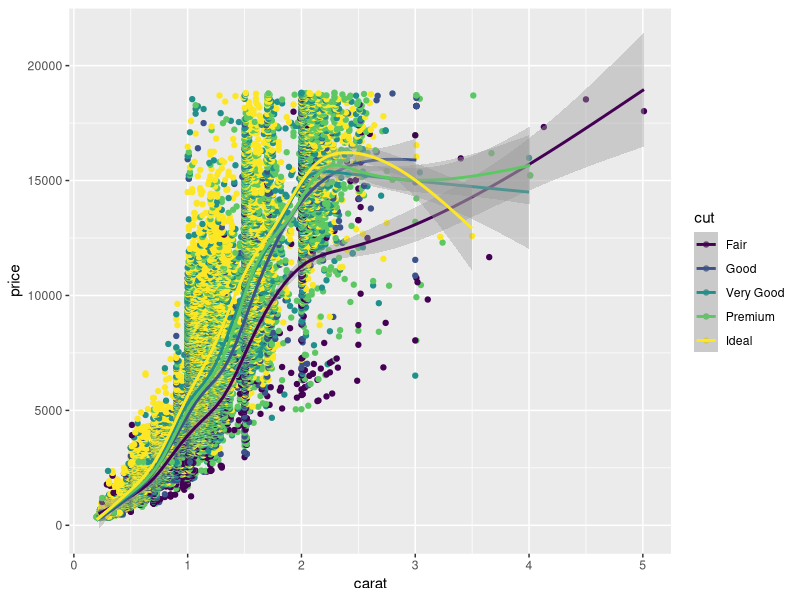
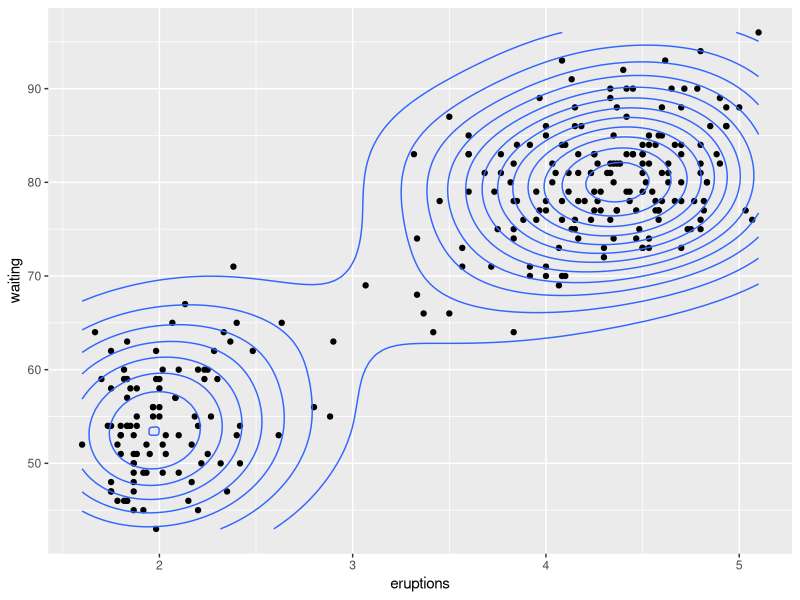

Reproduce these figures in R, in order.
## ---- chunk 1
knitr::opts_chunk$set(echo = TRUE)
## ---- chunk 2
library(ggplot2)
ggplot(diamonds) + geom_point(aes(x=carat, y=price, color=cut)) + geom_smooth(aes(x=carat, y=price, color=cut)) 
## ---- chunk 3
sp <- ggplot(faithful, aes(x=eruptions, y=waiting)) 
sp + geom_point() + geom_density_2d()
